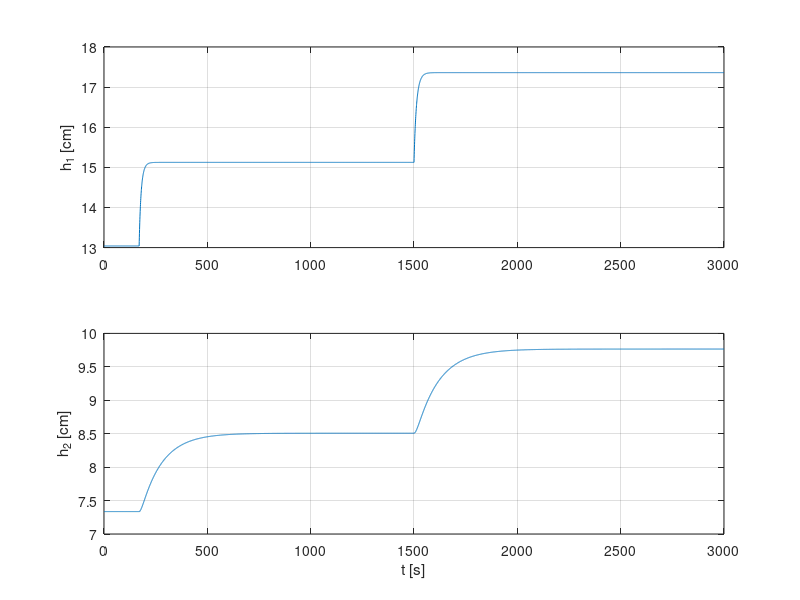

The MATLAB script that drew this image:
%% Parametry
p.A2 = 430; p.C1 = 0.85; p.a1 = 18; p.a2 = 24; p.tau = 70;
F1_0 = 55; FD_0 = 10;
h1_0 = ((F1_0 + FD_0)/p.a1)^2;
h2_0 = ((F1_0 + FD_0)/p.a2)^2;

%% Dyskretyzacja
Ts = 0.5;                 % krok [s]
Tk = 3000;                % czas symulacji [s]
N  = round(Tk/Ts);
d  = round(p.tau/Ts);     % opóźnienie w próbkach

t    = (0:N)*Ts;
h1   = zeros(1,N+1);  h2 = zeros(1,N+1);
F1in = F1_0*ones(1,N+1);
h1(1) = h1_0;  h2(1) = h2_0;

%% Pętla symulacji
for k = 1:N
    F1in(k) = F1_0 + 5*(t(k) >= 100);
    FD      = FD_0 + 5*(t(k) >= 1500);

    if k > d
        F1 = F1in(k-d);
    else
        F1 = F1_0;
    end

    F2 = p.a1*sqrt(h1(k));
    F3 = p.a2*sqrt(h2(k));

    % Równanie różnicowe

    h1(k+1) = h1(k) + Ts*(F1 + FD - F2)/(2*p.C1*h1(k));
    h2(k+1) = h2(k) + Ts*(F2 - F3)/p.A2;

    h1(k+1) = max(h1(k+1), 1e-6);
    h2(k+1) = max(h2(k+1), 0);
end

%% Wykresy
subplot(2,1,1); plot(t, h1); grid on; ylabel('h_1 [cm]');
subplot(2,1,2); plot(t, h2); grid on; ylabel('h_2 [cm]'); xlabel('t [s]');
